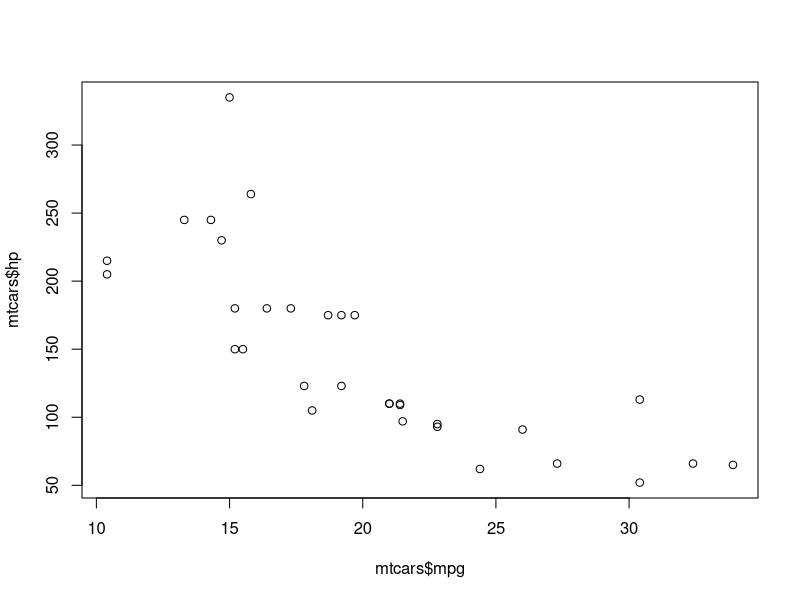
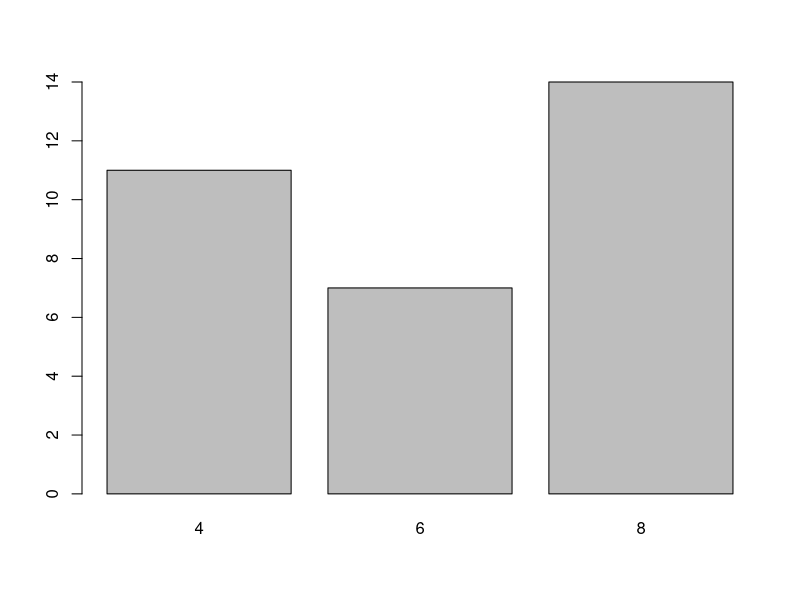

Here is the R script that generated these plots, in order:
###########################################
###    TECHNIKI WIZUALIZACJI DANYCH     ###
###           LABORATORIUM 1            ###
###########################################


# 0. Prowadzący  -------------------------------------------------------------

# Anna Kozak/Antoni Chudy/Iza Danielewska/Dawid Płudowski/Katarzyna Woźnica
# Kontakt: MS Teams lub mail


# 1. Sposób pracy na zajęciach laboratoryjnych -------------------------------

# a) pracujemy w R (większość semestru) i Python
# b) pracujemy na przygotowanych plikach, które będą na repozytorium przedmiotu
# c) podczas zajęć prowadzący będzie wprowadzał zagdanienia, a następnie będzie rozwiązywanie zadań w celu utrwalenia wiadomości
# d) kolejna porcja materiału będzie omawiana jeżeli większość grupy wykona zadane zadanie 
# e) wszelkie pytania czy to związane z kodem, pracą domową czy kwestie teoretyczne proszę śmiało zgłaszać prowadzącemu 


# 2. Materiały ------------------------------------------------------------

# Repozytorium na GitHub
# https://github.com/kozaka93/2025Z-DataVisualizationTechniques


# 3. Jak działa GitHub? ---------------------------------------------------

# Jak zgłosić pracę domową/projekt? (fork, commit, pull request)
# https://rogerdudler.github.io/git-guide/


# 4. Podstawy R - rozgrzewka ----------------------------------------------

data(mtcars)
head(mtcars)

?mtcars

# Jak wybieramy wiersze (obserwacje) oraz kolumny (zmienne)?
mtcars[2:3, 4:5]

# Pierwszy wiersz, pierwsza kolumna?
mtcars[1, 1]

# 10 pierszych wierszy, 2 i 3 kolumna?
mtcars[1:10, 2:3]

# Jak wybieramy kolumny po nazwach? 
mtcars[c('mpg', 'cyl')]

# Wszystkie wiersze i kolumny w kolejności "am", "wt", "mpg"?
mtcars[c('am', 'wt', 'mpg')]

# Jak wybierać jedną kolumnę?
mtcars$drat

# Uwaga na przecinek i wybór kolumn poprzez indeksy


# --- Pytania ---

# 1. Wymiar ramki danych
dim(mtcars)

# 2. Jakie są typy zmiennych?
str(mtcars)

# 3. Ile jest unikalnych wartości zmiennej "cyl" i jakie to są wartości?
unique(mtcars$cyl)
table(mtcars$cyl)

# 4. Jaka jest średnia wartość zmiennej "drat" dla samochodów o wartości zmiennej "cyl" równej 4?
mean(mtcars[mtcars$cyl==4, c('drat')])
median(mtcars[mtcars$cyl==4, c('drat')])

# 5. Jakie są unikalne wartości zmiennej "am" i jaki jest ich rozkład (liczba wystąpień)? 
table(mtcars$am)


# --- Prosty wykres ---

# Zależność "mpg" i "hp" - scatter plot
plot(mtcars$mpg, mtcars$hp)

# Zmienna "cyl" - barplot
barplot(table(mtcars$cyl))